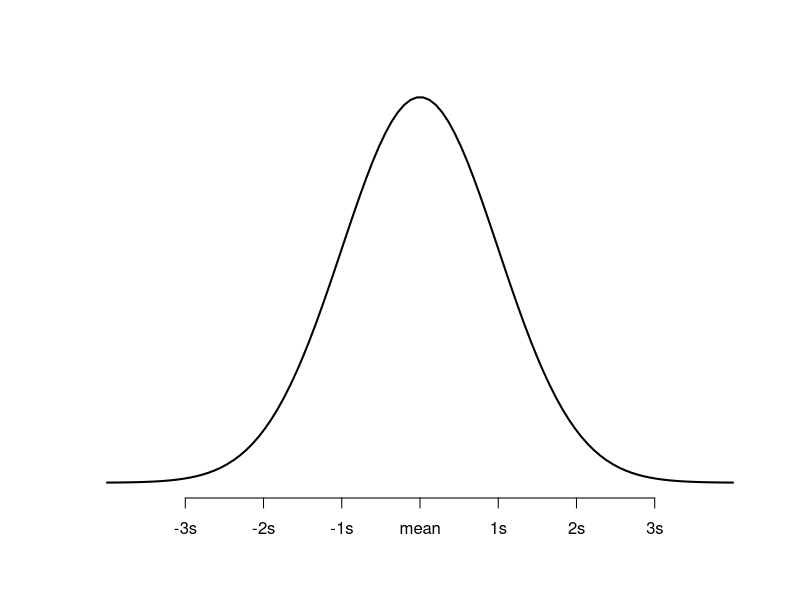

Recreate this plot in R. (Note: this script raises an error after producing the figure.)
# dnorm
# find the value of the standard normal distribution pdf at x=0
dnorm(x=0, mean=0, sd=1)

# by default, R uses mean =0, and sd=1
dnorm(x=0)

# find the value of the normal distribution pdf x= 10 with mean= 20, sd = 5
dnorm(x=10, mean=20, sd=5)

# create a sequence of 100 equally spaced numbers between -4 and 4
x <- seq(-4, 4, length=100)
x


# create a vector of values that shows the height of the probability distribution
# for each value in x
y <- dnorm(x)
y

# plot x and y as a scatterplot with connected lines (type = "l") and 
# add an-axis with custom labels

plot(x, y, type = "l", lwd = 2, axes = FALSE, xlab = "", ylab = "")
axis(1, at = -3:3, labels = c("-3s", "-2s", "-1s", "mean", "1s", "2s", "3s"))

# pnorm
# Example 1: Suppose the height of males at a certain school is 
# normally distributed with a mean of ??=70 inches and a standard 
# deviation of ?? = 2 inches. Approximately what percentage of males
# at this school are taller than 74 inches?

# find  percentage of males that are taller than 74 inches in a population
# with mean = 70, and sd = 2
pnorm(74, mean = 70, sd = 2, lower.tail = FALSE)

# Example 2:  Suppose the weight of a certain species of otters is 
# normally distributed with a mean of ??=30 lbs  and a standard 
# deviation of ?? = 5 lbs. Approximately what percentage of this species 
# of otters weight less than 22 lbs?

# find the percentage of otters that weight less than 22 lbs in a populatin with 
# mean = 30, and sd = 5
pnorm(22, mean=30, sd=5)

# Example 3:  Suppose the height of plants in a certain region is
# normally distributed with a mean of ??=13 inches  and a standard
# deviation of ?? = 2 inches. Approximately what percentage of plants 
# in this region are between 10 and 14 inches tall?

# find percentage of plants that are less than 14 inches tall, then subtract
# the percentage of plants that are less than 10, inches tall, based on a population 
# with mean = 13, sd = 2
pnorm(14, mean=13, sd=2) - pnorm(10, mean = 13, sd=2)

# qnorm
# find the Z-score of the 99th quantile of the standard nornal distribution 
qnorm(.99, mean=0, sd=1)

# by default, R uses mean = 0 and sd = 1
qnorm(.99)

# find the z-score of the 95th percentile of the standard normal distribution
qnorm(.95)

# find the z-score of the 10th quantile of the standard normal distribution
qnorm(.10)

# rnorm
# generate a vector of 5 normally distributed
five <- rnorm(5, mean=10, sd=2)
five

# generate a vector of 1000 normally distributed random variables with mean
# = 50 and sd = 15
narrowDistribution <- norm(1000, mean = 50, sd = 15)

# generate a vector 1000 normally distributed random variables with
# mean=25 and sd=25
wideDistribution <- rnorm(1000, mean=50, sd=25)

# generate two histograms to view these two distributions side by side , 
# specify 50 bars in histogram and x-axis limits of -50 to 150
par(mfrow=c(1, 2)) #one row, two columns
hist(narrowDistribution, breaks=50, xlim=c(-50, 150)) 
hist(wideDistribution, breaks=50, xlim = c(-50, 150) )
